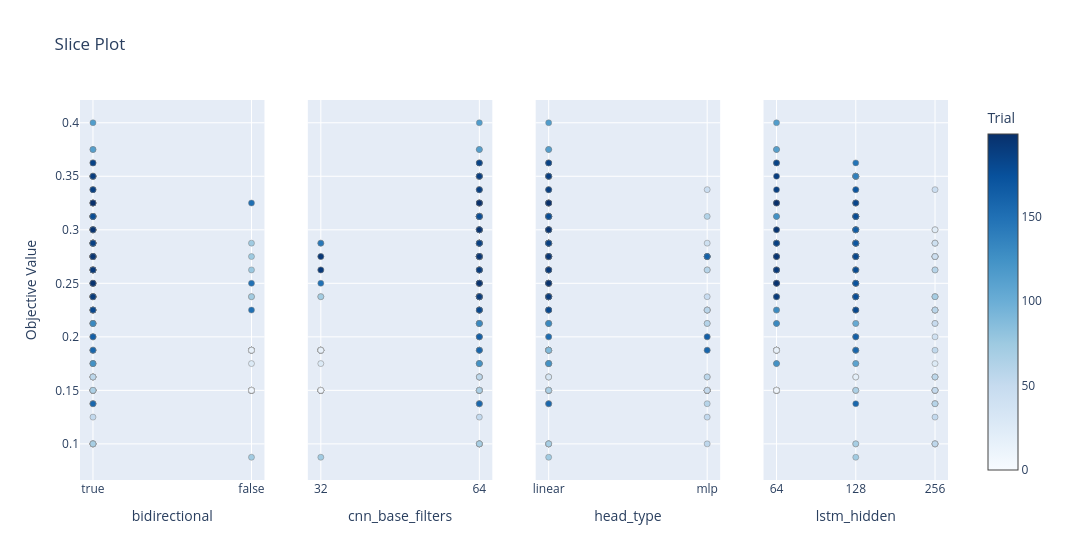

The code cell stored with this chart in its notebook:
### Code cell
fig_slice = plot_slice(study, params=params_to_plot_ARCH)
fig_slice.show()

### Figure 1 — Plotly figure (JSON) as saved in the notebook; plotly's stock layout.template omitted (floating-point values rounded to 4 significant figures; data arrays with more than 128 entries replaced by an {"elided": "..."} marker saying what was removed)
{"data": [{"marker": {"color": {"elided": "200 int values"}, "colorbar": {"title": {"text": "Trial"}, "x": 1, "xpad": 40}, "colorscale": [[0, "rgb(247,251,255)"], [0.125, "rgb(222,235,247)"], [0.25, "rgb(198,219,239)"], [0.375, "rgb(158,202,225)"], [0.5, "rgb(107,174,214)"], [0.625, "rgb(66,146,198)"], [0.75, "rgb(33,113,181)"], [0.875, "rgb(8,81,156)"], [1, "rgb(8,48,107)"]], "line": {"color": "Grey", "width": 0.5}, "showscale": true}, "mode": "markers", "name": "Feasible Trial", "showlegend": false, "type": "scatter", "x": {"elided": "200 bool values"}, "xaxis": "x", "y": {"elided": "200 float values"}, "yaxis": "y"}, {"marker": {"color": {"elided": "200 int values"}, "colorbar": {"title": {"text": "Trial"}, "x": 1, "xpad": 40}, "colorscale": [[0, "rgb(247,251,255)"], [0.125, "rgb(222,235,247)"], [0.25, "rgb(198,219,239)"], [0.375, "rgb(158,202,225)"], [0.5, "rgb(107,174,214)"], [0.625, "rgb(66,146,198)"], [0.75, "rgb(33,113,181)"], [0.875, "rgb(8,81,156)"], [1, "rgb(8,48,107)"]], "line": {"color": "Grey", "width": 0.5}, "showscale": false}, "mode": "markers", "name": "Feasible Trial", "showlegend": false, "type": "scatter", "x": {"elided": "200 int values"}, "xaxis": "x2", "y": {"elided": "200 float values"}, "yaxis": "y2"}, {"marker": {"color": {"elided": "200 int values"}, "colorbar": {"title": {"text": "Trial"}, "x": 1, "xpad": 40}, "colorscale": [[0, "rgb(247,251,255)"], [0.125, "rgb(222,235,247)"], [0.25, "rgb(198,219,239)"], [0.375, "rgb(158,202,225)"], [0.5, "rgb(107,174,214)"], [0.625, "rgb(66,146,198)"], [0.75, "rgb(33,113,181)"], [0.875, "rgb(8,81,156)"], [1, "rgb(8,48,107)"]], "line": {"color": "Grey", "width": 0.5}, "showscale": false}, "mode": "markers", "name": "Feasible Trial", "showlegend": false, "type": "scatter", "x": {"elided": "200 str values"}, "xaxis": "x3", "y": {"elided": "200 float values"}, "yaxis": "y3"}, {"marker": {"color": {"elided": "200 int values"}, "colorbar": {"title": {"text": "Trial"}, "x": 1, "xpad": 40}, "colorscale": [[0, "rgb(247,251,255)"], [0.125, "rgb(222,235,247)"], [0.25, "rgb(198,219,239)"], [0.375, "rgb(158,202,225)"], [0.5, "rgb(107,174,214)"], [0.625, "rgb(66,146,198)"], [0.75, "rgb(33,113,181)"], [0.875, "rgb(8,81,156)"], [1, "rgb(8,48,107)"]], "line": {"color": "Grey", "width": 0.5}, "showscale": false}, "mode": "markers", "name": "Feasible Trial", "showlegend": false, "type": "scatter", "x": {"elided": "200 int values"}, "xaxis": "x4", "y": {"elided": "200 float values"}, "yaxis": "y4"}], "layout": {"title": {"text": "Slice Plot"}, "width": 1200, "xaxis": {"anchor": "y", "categoryarray": [true, false], "categoryorder": "array", "domain": [0, 0.2125], "title": {"text": "bidirectional"}, "type": "category"}, "xaxis2": {"anchor": "y2", "categoryarray": [32, 64], "categoryorder": "array", "domain": [0.2625, 0.475], "title": {"text": "cnn_base_filters"}, "type": "category"}, "xaxis3": {"anchor": "y3", "categoryarray": ["linear", "mlp"], "categoryorder": "array", "domain": [0.525, 0.7375], "title": {"text": "head_type"}, "type": "category"}, "xaxis4": {"anchor": "y4", "categoryarray": [64, 128, 256], "categoryorder": "array", "domain": [0.7875, 1], "title": {"text": "lstm_hidden"}, "type": "category"}, "yaxis": {"anchor": "x", "domain": [0, 1], "title": {"text": "Objective Value"}}, "yaxis2": {"anchor": "x2", "domain": [0, 1], "matches": "y", "showticklabels": false}, "yaxis3": {"anchor": "x3", "domain": [0, 1], "matches": "y", "showticklabels": false}, "yaxis4": {"anchor": "x4", "domain": [0, 1], "matches": "y", "showticklabels": false}}}
